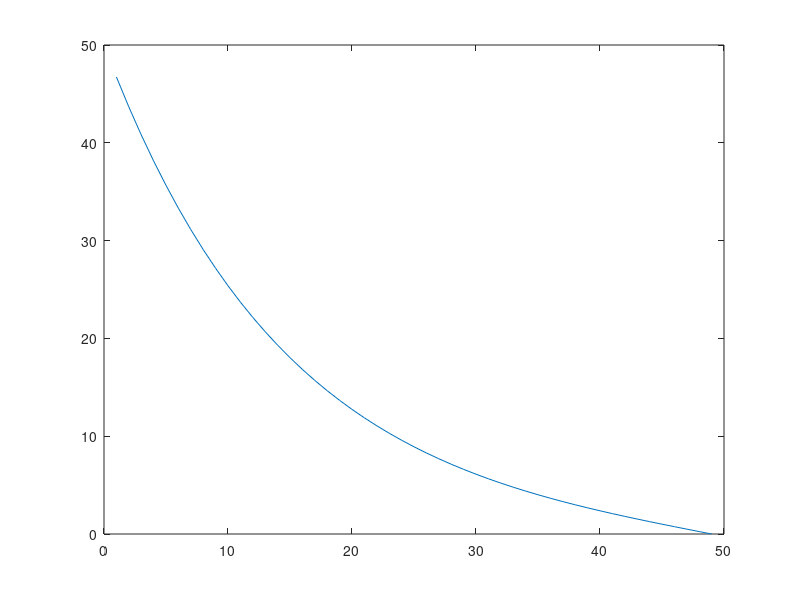

Source code (MATLAB):
% function [] = calciumSimTest()

%{ 
 Global Parameters

 Values from Breit, M., Kessler, M., Stepniewski, M. et al. 
 Spine-to-Dendrite Calcium Modeling Discloses Relevance for Precise Positioning of Ryanodine Receptor-Containing Spine Endoplasmic Reticulum. 
 Sci Rep 8, 15624 (2018). https://doi.org/10.1038/s41598-018-33343-9 
%}

global Dc Ccl Ccr;
Dc = 220; %micrometer^2/s, Diffusion constant
Ccl = 50; %nM, Left boundary
Ccr = 0; %nM, Right boundary
dt = 1*10^0; %time step
dx = 1; %x step
L = 50; %micrometer, lenght of neuron
t = 1000*10^-3; %second, simunlation time
nx = L/dx-1; %Number of points in space discretization
nt = t/dt; %Number of points in time discretization
alpha = Dc*dt/dx^2;

% Stencil with dirichlet's boundary condition
% stencil = zeros(nx+2);
% stencil(1,1) = 1;
% stencil(nx+2,nx+2) = 1;

% Stencil with boundary condition 
stencil = zeros(nx);
stencil(1,1) = 1+2*alpha;
stencil(1,2) = -alpha;
stencil(nx,nx) = -alpha;
stencil(nx,nx) = 1+2*alpha;

for i=2:nx-1
   for j=1:nx
       if i==j-1
           stencil(i,j) = -alpha;
       elseif i==j
           stencil(i,j) = 1+2*alpha;
       elseif i==j+1
           stencil(i,j) = -alpha;
       end
   end
end

% b, add matrix
b = zeros(nx,1);
add = zeros(nx,1);
add(1) = alpha*Ccl;
add(nx) = alpha*Ccr;


for i=1:nt
    b = inv(stencil)*(b+add);
end

plot(b)




